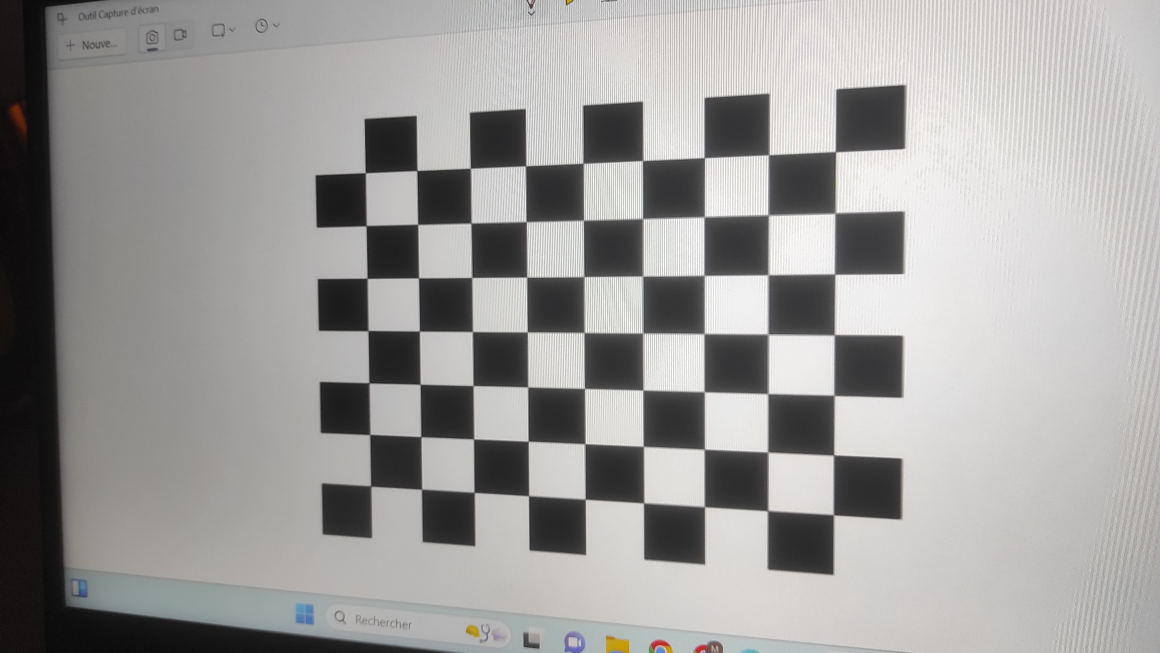
#> input picture Exercise_camera_calibration/Camera_calibration/images/set_3/IMG_20240501_161034.jpg, 4640 x 2610 px (shown at 1/4 size); its folder holds 4 pictures in this run
$ python calibration.py
#> lines starting #> are read from the running program, lines starting #| are printed output that depends on the picture; pictures that were not available may be replaced by others from this repository, and a replacement may not be noted
import numpy as np
import cv2 as cv
import glob
import os

nb_success = 0

# number of corners
width = 9
height = 7

# termination criteria
criteria = (cv.TERM_CRITERIA_EPS + cv.TERM_CRITERIA_MAX_ITER, 30, 0.001)

# prepare object points, like (0,0,0), (1,0,0), (2,0,0) ....,(6,5,0)
objp = np.zeros((height*width,3), np.float32)
objp[:,:2] = np.mgrid[0:width,0:height].T.reshape(-1,2)

# Arrays to store object points and image points from all the images.
objpoints = [] # 3d point in real world space
imgpoints = [] # 2d points in image plane.

# Clear images_calibrated directory
calibrated_dir = 'images_calibrated'
for file_name in os.listdir(calibrated_dir):
    file_path = os.path.join(calibrated_dir, file_name)
    if os.path.isfile(file_path):
        os.remove(file_path)

# Clear images_axis directory
axis_dir = 'images_axis'
for file_name in os.listdir(axis_dir):
    file_path = os.path.join(axis_dir, file_name)
    if os.path.isfile(file_path):
        os.remove(file_path)

images = glob.glob('images/set_3/*.jpg')

for fname in images:

    img = cv.imread(fname)
#> img is the input picture: shape (2610, 4640, 3); mean B, G, R 155, 156.4, 157.3
    gray = cv.cvtColor(img, cv.COLOR_BGR2GRAY)

    # Find the chess board corners
    ret, corners = cv.findChessboardCorners(gray, (width,height), None)
#> ret = True; corners = 63 rows, first 8: [3336.7, 2061.4], [3071.4, 2042.2], [2819.5, 2029.5], [2575.5, 2013.5], [2343, 1997.5], [2116, 1984.5], [1898, 1970], [1687.5, 1957.5]

    # If found, add object points, image points (after refining them)
    if ret == True:

        objpoints.append(objp)
        corners2 = cv.cornerSubPix(gray,corners, (11,11), (-1,-1), criteria)
#> corners2 = 63 rows, first 8: [3334.6, 2060.8], [3071.8, 2044.7], [2819.7, 2028.5], [2575.7, 2012.6], [2343.4, 1998.4], [2116.1, 1984.5], [1898.4, 1971], [1688.3, 1957.5]
        imgpoints.append(corners2)

        # Draw and display the corners
        cv.drawChessboardCorners(img, (width,height), corners2, ret)
        resized_img = cv.resize(img, (928, 522))
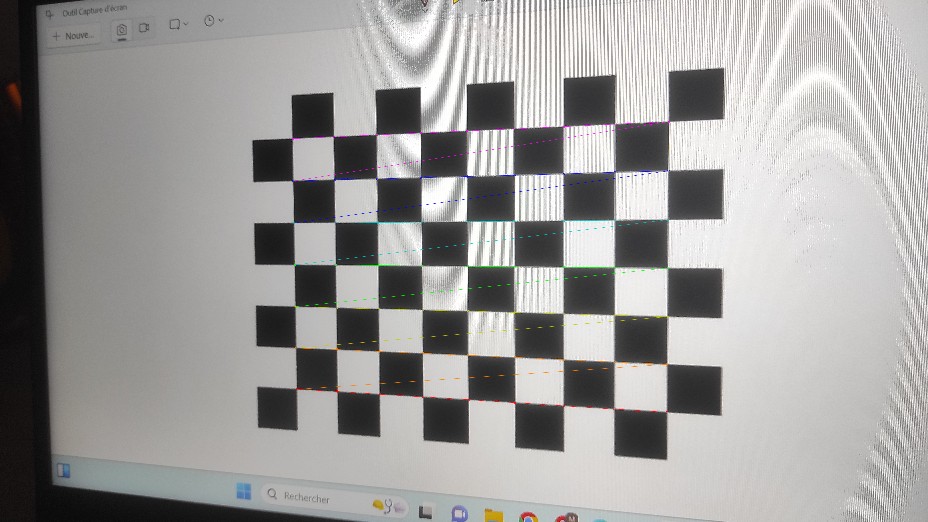
#> resized_img: shape (522, 928, 3); mean B, G, R 154.9, 156.3, 157.3
        cv.imshow('img', resized_img)
        cv.waitKey(500)

        # Save the calibrated image
        filename = os.path.join('images_calibrated', os.path.basename(fname))
        cv.imwrite(filename, img)

        nb_success += 1
#> pass 2 of the loop `for fname in images:`:
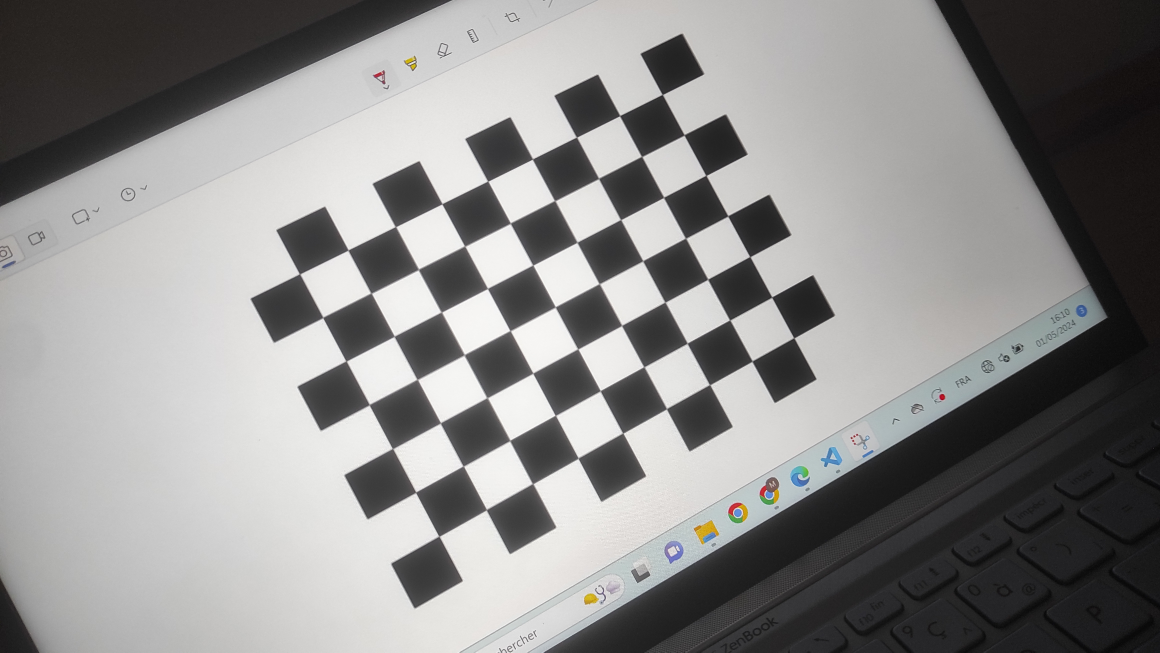
#> input picture Exercise_camera_calibration/Camera_calibration/images/set_3/IMG_20240501_161039.jpg, 4640 x 2610 px (shown at 1/4 size)
#> img is the input picture: shape (2610, 4640, 3); mean B, G, R 138.5, 139.3, 139.8
#> corners = 63 rows, first 8: [3176.5, 1353], [3008.4, 1444], [2841.4, 1542], [2667, 1636.5], [2493.5, 1734], [2314.6, 1833.4], [2131.5, 1936.5], [1945.5, 2040.5]
#> corners2 = 63 rows, first 8: [3176.8, 1353.2], [3009.6, 1446.4], [2840, 1539.6], [2667.1, 1637.5], [2493.9, 1733.7], [2313.6, 1835.3], [2133.2, 1935.8], [1947, 2041.2]
#> `resized_img = cv.resize(img, (928, 522))`:
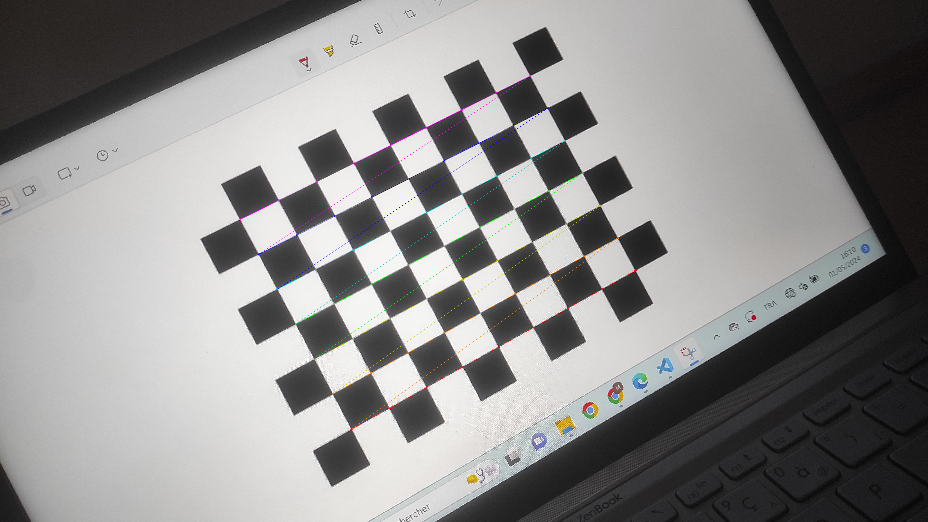
#> resized_img: shape (522, 928, 3); mean B, G, R 138.4, 139.2, 139.8
#> pass 3 of the loop `for fname in images:`:
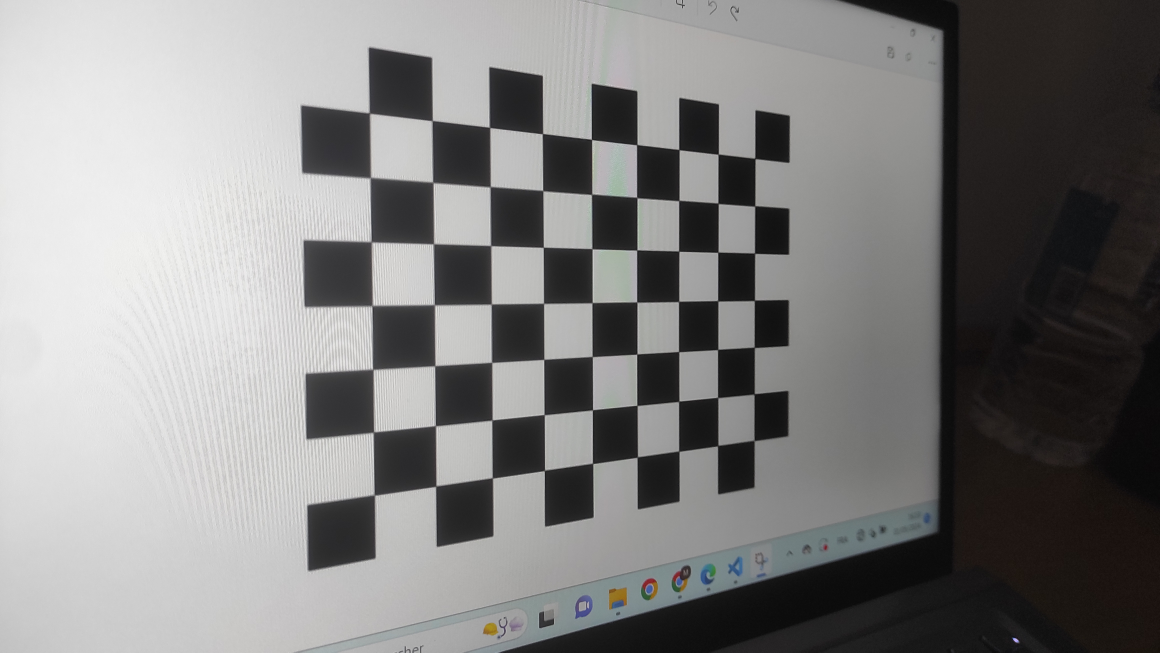
#> input picture Exercise_camera_calibration/Camera_calibration/images/set_3/IMG_20240501_161043.jpg, 4640 x 2610 px (shown at 1/4 size)
#> img is the input picture: shape (2610, 4640, 3); mean B, G, R 128.6, 129.1, 129.7
#> corners = 63 rows, first 8: [1478, 454], [1731, 484], [1960, 511.5], [2171.5, 535.5], [2367.7, 558.3], [2548, 580], [2717, 600], [2874.5, 618.5]
#> corners2 = 63 rows, first 8: [1478.4, 453.5], [1730.3, 483.9], [1960.3, 511.6], [2171.4, 536.2], [2368.1, 559.7], [2548.2, 580.3], [2716.9, 600.3], [2874.2, 618.2]
#> `resized_img = cv.resize(img, (928, 522))`:
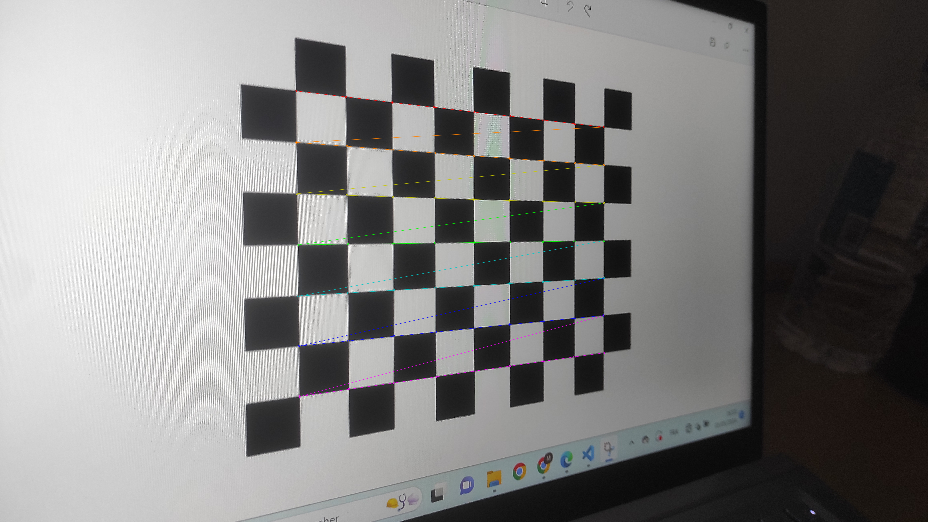
#> resized_img: shape (522, 928, 3); mean B, G, R 128.6, 129.2, 129.8
#> the loop made 4 passes; the first 3 are shown

cv.destroyAllWindows()

# Compute the calibration parameters
ret, mtx, dist, rvecs, tvecs = cv.calibrateCamera(objpoints, imgpoints, gray.shape[::-1], None, None)

rmats = []
for rvec in rvecs:
    R, _ = cv.Rodrigues(rvec)
    rmats.append(R)

print()
print("nb image successfully calibrated :")
print(nb_success)
print()
print("ret :")
print(ret)
print()
print("distortion parameters :")
print(dist)
print()
print("intrinsic parameters :")
print(mtx)
print()
print("extrinsic parameters :")
for i in range(nb_success):
    print()
    print("image ", i)
    print(rmats[i])
    print(tvecs[i])
print()

# Draw axis in each image
for i in range(nb_success):

    img = cv.imread(images[i])
    gray = cv.cvtColor(img, cv.COLOR_BGR2GRAY)

    # Project 3D axis points onto the image
    axis_points, _ = cv.projectPoints(np.float32([[3,0,0], [0,3,0], [0,0,-3]]), rvecs[i], tvecs[i], mtx, dist)
    origin = tuple(imgpoints[i][0].ravel())  # Origin is the first corner of the chessboard

    # Draw and display the corners
    img = cv.drawFrameAxes(img, mtx, dist, rvecs[i], tvecs[i], 2)
    resized_img = cv.resize(img, (928, 522))
    cv.imshow('img', resized_img)
    cv.waitKey(500)

    # Save the image with axis
    filename = os.path.join('images_axis', os.path.basename(images[i]))
    cv.imwrite(filename, img)
#> pass 2 of the loop `for i in range(nb_success):`:
#> pass 3 of the loop `for i in range(nb_success):`:
#> the loop made 4 passes; the first 3 are shown

cv.destroyAllWindows()
